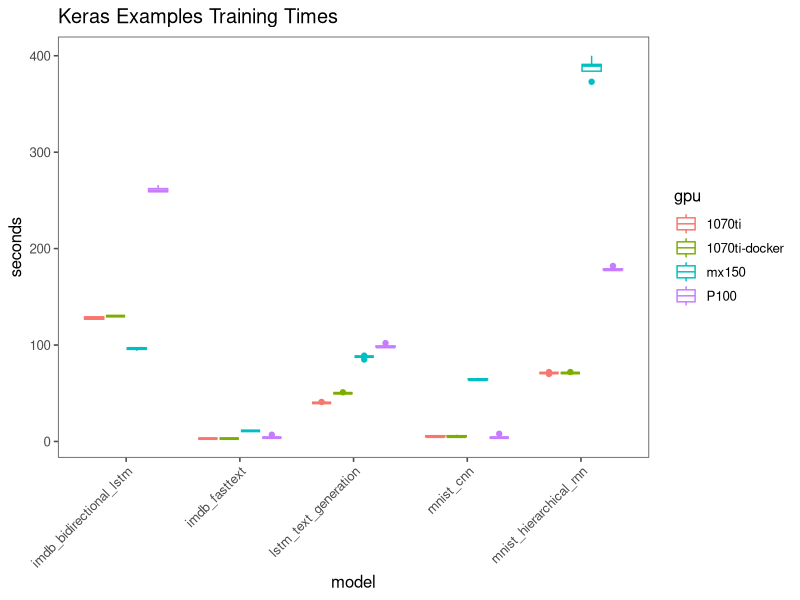

Generate this figure with R:
library(dplyr)
library(ggplot2)
library(readr)
library(ggthemes)

timing <- read_csv("./timings.csv")


ggplot(timing, aes(x=model, y=seconds, color=gpu)) + geom_boxplot() +
  theme_few() +
  theme(axis.text.x = element_text(angle=45, hjust=1)) +
  ggtitle("Keras Examples Training Times") 
       